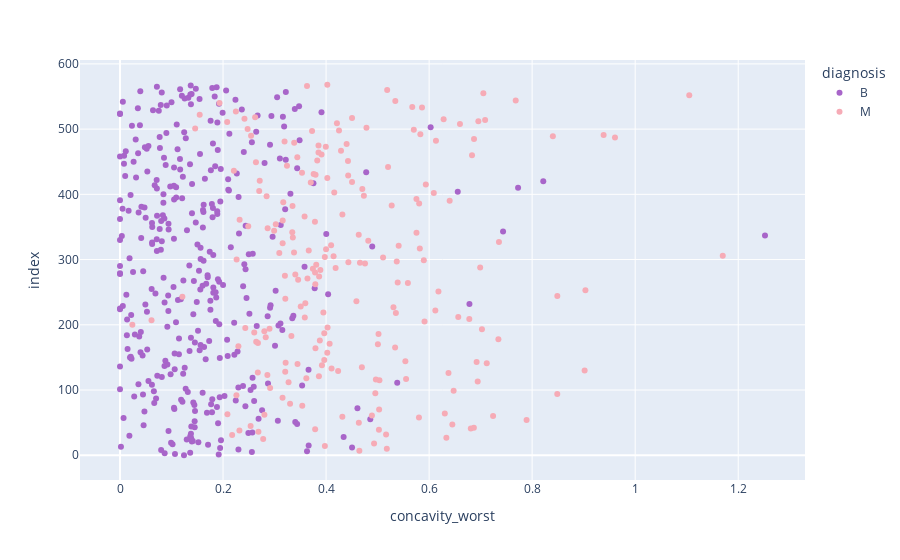

This figure's notebook cell:
### Code cell
px.scatter(data_frame=data,x='concavity_worst',color='diagnosis',color_discrete_sequence=['#A865C9','#f6abb6'])

### Figure 1 — Plotly figure (JSON) as saved in the notebook; plotly's stock layout.template omitted (floating-point values rounded to 4 significant figures; data arrays with more than 128 entries replaced by an {"elided": "..."} marker saying what was removed)
{"data": [{"hovertemplate": "diagnosis=B<br>concavity_worst=%{x}<br>index=%{y}<extra></extra>", "legendgroup": "B", "marker": {"color": "#A865C9", "symbol": "circle"}, "mode": "markers", "name": "B", "orientation": "h", "showlegend": true, "type": "scatter", "x": {"elided": "357 float values"}, "xaxis": "x", "y": {"elided": "357 int values"}, "yaxis": "y"}, {"hovertemplate": "diagnosis=M<br>concavity_worst=%{x}<br>index=%{y}<extra></extra>", "legendgroup": "M", "marker": {"color": "#f6abb6", "symbol": "circle"}, "mode": "markers", "name": "M", "orientation": "h", "showlegend": true, "type": "scatter", "x": {"elided": "212 float values"}, "xaxis": "x", "y": {"elided": "212 int values"}, "yaxis": "y"}], "layout": {"legend": {"title": {"text": "diagnosis"}, "tracegroupgap": 0}, "margin": {"t": 60}, "xaxis": {"anchor": "y", "domain": [0, 1], "title": {"text": "concavity_worst"}}, "yaxis": {"anchor": "x", "domain": [0, 1], "title": {"text": "index"}}}}
